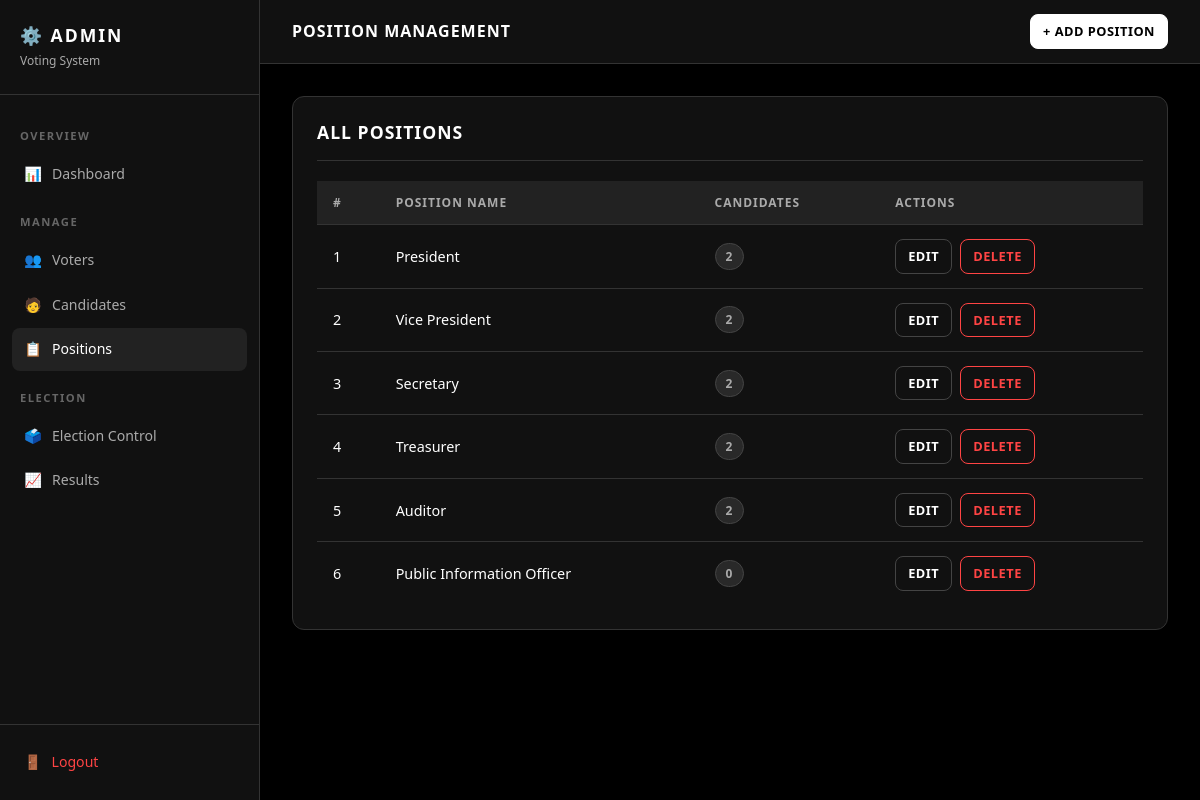
The page /admin/positions.php (signed in) on the database its author committed.
### tables this page shows
CREATE TABLE IF NOT EXISTS positions (
    id INT AUTO_INCREMENT PRIMARY KEY,
    position_name VARCHAR(100) NOT NULL UNIQUE,
    created_at TIMESTAMP DEFAULT CURRENT_TIMESTAMP
);

### admin/positions.php (the view, shortened to what this page needs)
<?php
require_once '../includes/db.php';
$action  = $_GET['action'] ?? 'list';
$edit_position = null;
$positions_result = mysqli_query($conn, "
    SELECT p.*, COUNT(c.id) AS candidate_count
    FROM positions p
    LEFT JOIN candidates c ON c.position_id = p.id
    GROUP BY p.id
    ORDER BY p.id ASC
");
?>
<!DOCTYPE html>
<html lang="en">
<head>
    <link rel="stylesheet" href="../css/style.css">
</head>
<body>
<div class="admin-wrapper">
    <?php include 'includes/sidebar.php'; ?>
    <main class="admin-main">
        <div class="admin-topbar">
            <h2>Position Management</h2>
            <a href="positions.php?action=add" class="btn btn-primary btn-sm">+ Add Position</a>
        </div>
        <div class="admin-body">
            <?php if ($action === 'add' || $action === 'edit'): ?>
            <div class="card" style="max-width:500px;">
                <div class="card-header">
                    <h3><?= $action === 'edit' ? 'Edit Position' : 'Add New Position' ?></h3>
                    <a href="positions.php" class="btn btn-outline btn-sm">← Back</a>
                </div>
                <form method="POST" action="positions.php">
                    <?php if ($edit_position): ?><input type="hidden" name="form_id" value="<?= $edit_position['id'] ?>"><?php endif; ?>
                    <div class="form-group">
                        <label>Position Name</label>
                        <input type="text" name="position_name" class="form-control" value="<?= htmlspecialchars($edit_position['position_name'] ?? '') ?>" required placeholder="e.g. President">
                    </div>
                    <div style="display:flex; gap:12px;">
                        <button type="submit" class="btn btn-primary"><?= $action === 'edit' ? 'Update' : 'Add Position' ?></button>
                        <a href="positions.php" class="btn btn-outline">Cancel</a>
                    </div>
                </form>
            </div>
            <?php else: ?>
            <div class="card">
                <div class="card-header"><h3>All Positions</h3></div>
                <div class="table-wrapper">
                    <table>
                        <thead>
                            <tr>
                                <th>#</th>
                                <th>Position Name</th>
                                <th>Candidates</th>
                                <th>Actions</th>
                            </tr>
                        </thead>
                        <tbody>
                        <?php
                        $i = 1;
                        while ($row = mysqli_fetch_assoc($positions_result)):
                        ?>
                            <tr>
                                <td><?= $i++ ?></td>
                                <td><?= htmlspecialchars($row['position_name']) ?></td>
                                <td><span class="badge badge-info"><?= $row['candidate_count'] ?></span></td>
                                <td>
                                    <div class="td-actions">
                                        <a href="positions.php?action=edit&id=<?= $row['id'] ?>" class="btn btn-outline btn-sm">Edit</a>
                                        <a href="#pdel-<?= $row['id'] ?>" class="btn btn-danger btn-sm">Delete</a>
                                    </div>
                                </td>
                            </tr>
                        <?php endwhile; ?>
                        </tbody>
                    </table>
                </div>
            </div>
            <?php endif; ?>
        </div>
    </main>
</div>
</body>
</html>

### css/style.css (style rules this page uses)
*, *::before, *::after { box-sizing: border-box; margin: 0; padding: 0; }
:root { --bg: #000000; --surface: #111111; --surface2: #1a1a1a; --surface3: #222222; --border: #333333; --border-light: #444444; --text: #ffffff; --text-muted: #aaaaaa; --text-dim: #666666; --accent: #ffffff; --accent-hover: #dddddd; --danger: #ff4444; --success: #44ff88; --warning: #ffaa00; --radius: 8px; --radius-lg: 12px; --shadow: 0 4px 20px rgba(0,0,0,0.8); --shadow-sm: 0 2px 8px rgba(0,0,0,0.5); --transition: 0.2s ease; }
html { font-size: 16px; }
body { background: var(--bg); color: var(--text); font-family: 'Segoe UI', Arial, sans-serif; line-height: 1.6; min-height: 100vh; }
h1, h2, h3, h4, h5 { font-weight: 700; line-height: 1.3; }
h2 { font-size: 1.5rem; }
h3 { font-size: 1.25rem; }
a { color: var(--text); text-decoration: none; transition: color var(--transition); }
.card { background: var(--surface); border: 1px solid var(--border); border-radius: var(--radius-lg); padding: 24px; margin-bottom: 24px; box-shadow: var(--shadow-sm); }
.card-header { padding-bottom: 16px; margin-bottom: 20px; border-bottom: 1px solid var(--border); display: flex; align-items: center; justify-content: space-between; gap: 12px; }
.card-header h2, .card-header h3 { font-size: 1.1rem; text-transform: uppercase; letter-spacing: 1px; }
.btn { display: inline-flex; align-items: center; gap: 8px; padding: 10px 20px; border-radius: var(--radius); font-size: 0.9rem; font-weight: 600; cursor: pointer; border: 1px solid transparent; transition: all var(--transition); font-family: inherit; text-transform: uppercase; letter-spacing: 0.5px; white-space: nowrap; }
.btn-primary { background: var(--text); color: var(--bg); border-color: var(--text); }
.btn-outline { background: transparent; color: var(--text); border-color: var(--border-light); }
.btn-danger { background: transparent; color: var(--danger); border-color: var(--danger); }
.btn-sm { padding: 6px 12px; font-size: 0.8rem; }
.table-wrapper { overflow-x: auto; }
table { width: 100%; border-collapse: collapse; font-size: 0.9rem; }
thead th { background: var(--surface3); padding: 12px 16px; text-align: left; font-size: 0.75rem; text-transform: uppercase; letter-spacing: 1px; color: var(--text-muted); border-bottom: 1px solid var(--border); white-space: nowrap; }
tbody td { padding: 14px 16px; border-bottom: 1px solid var(--border); vertical-align: middle; }
tbody tr:last-child td { border-bottom: none; }
.td-actions { display: flex; gap: 8px; }
.badge { display: inline-block; padding: 3px 10px; border-radius: 20px; font-size: 0.75rem; font-weight: 600; letter-spacing: 0.5px; text-transform: uppercase; }
.badge-info { background: rgba(255,255,255,0.1); color: var(--text-muted); border: 1px solid var(--border-light); }
.admin-wrapper { display: flex; min-height: 100vh; }
.admin-main { flex: 1; overflow: hidden; }
.admin-topbar { background: var(--surface); border-bottom: 1px solid var(--border); padding: 0 32px; height: 64px; display: flex; align-items: center; justify-content: space-between; }
.admin-topbar h2 { font-size: 1rem; text-transform: uppercase; letter-spacing: 1px; }
.admin-body { padding: 32px; }

### rows shown on the page
positions: position_name "President", candidate_count "2"
positions: position_name "Vice President", candidate_count "2"
positions: position_name "Secretary", candidate_count "2"
positions: position_name "Treasurer", candidate_count "2"
positions: position_name "Auditor", candidate_count "2"
positions: position_name "Public Information Officer", candidate_count "0"
